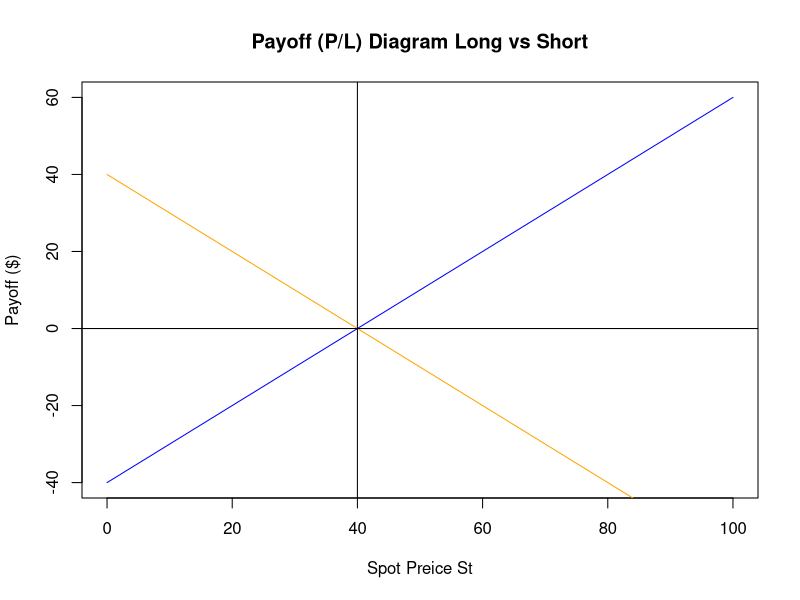

Write R code to recreate this figure.

# A3. Payoff Forward

Payoff <- function(st,Ft,op){  #op: 0-Long, 1-Short
  if(op==0){  
    p <- st-Ft # Long
  }else{      
    p <- Ft-st # short
  }
  return(p)
}

st <- seq(0,100,by=0.5)  #Precio del Subyacente
Ft <- 40 # precio pactado

Plong <- Payoff(st,Ft,0)  # Payoff Long
Pshort <- Payoff(st,Ft,1) # Payoff Short

plot(x=st,y=Plong,type = "l",col="blue", 
     xlab = "Spot Preice St", 
     ylab = "Payoff ($)", 
     main = "Payoff (P/L) Diagram Long vs Short")
lines(x=st,y=Pshort,type = "l",col="orange")
abline(v=Ft ,col="black")
abline(h=0  ,col="black")

# Se dice que el Vendedor tiene Ganancias Finitas y perdidas ilimitadas,
# el Comprador tiene Ganancias ilimitadas y perdidas finitas.
# Por lo tanto habrá un componente de riesgo diferente dependiendo si eres 
# comprador o vendedor y de como vaya evolucionando el precio del subyacente.



